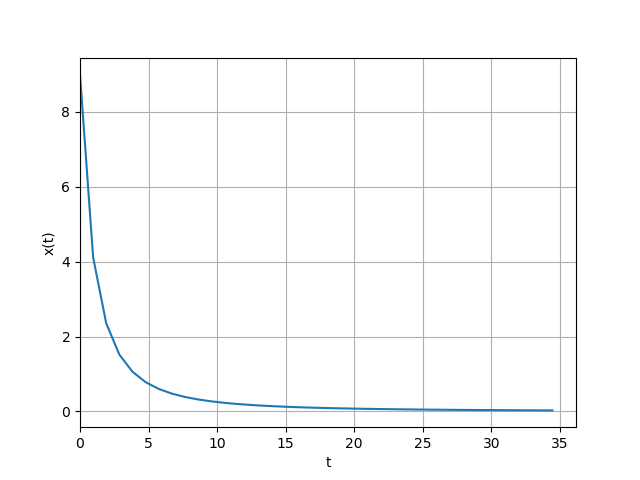

The Python source for this figure:
#!/usr/bin/env python3
# -*- coding: utf-8 -*-
import random
import multiprocessing as mp
import matplotlib.pyplot as plt


class Model(object):
    """ A class that represets a process model
    """

    def __init__(self, functional_law, delta_t_min, delta_t_max,
                 delta_t=None, **kwargs):
        """
        :param functional_law: A function that describes how a model
            behaves in time
        :type functional_law: func
        :param delta_t_min: lower bound for randomly generating delta_t
        :type delta_t_min: float
        :param delta_t_max: upper bound for randomly generating delta_t
        :type delta_t_max: float
        :param delta_t: explicit delta_t value. Overrides generated one.
        :type delta_t: float
        """
        # The functional law itself
        self.functional_law = functional_law
        # Variables neccessary for the functional_law to be computed
        self.functional_law_vars = kwargs
        # Time step
        self.delta_t = random.uniform(delta_t_min, delta_t_max)
        # If delta_t is explicitly passed, override it
        if delta_t:
            self.delta_t = delta_t

    def run(self, t):
        """
        Run the model at time point "T"

        :param t: time point value
        :type t: float

        :return: time point t and the value of a system in time point t
        :rtype: tuple
        """
        return t, self.functional_law(**self.functional_law_vars, t=t)

    def run_for(self, time):
        """
        A generator function that runs a model for a given duration `time`

        :param time: time duration how long a model should be run
        :type time: float
        """
        t = 0
        while t < time:
            yield self.run(t)
            t += self.delta_t


def split_list_of_points(lofp):
    """ Splits a list of points of form [(x1, y1), (x2, y2), (x3, y3), ...]
    into [x1, x2, x3, ...], [y1, y2, y3, ...]
    """
    lx, ly = zip(*lofp)
    return lx, ly


def print_table(t, colh1='x', colh2='y'):
    # Accomodate for two values and a separator
    print('{:->33}'.format(''))
    print('{:>15} | {:>15}'.format(colh1, colh2))
    print('{:->33}'.format(''))
    for x, y in t:
        print('{:+15.4f} | {:+15.4f}'.format(x, y))
    print('{:->33}'.format(''))


def plot_func(x, y, xlabel='x', ylabel='f(x)'):
    fig = plt.figure(1)

    ax = fig.add_subplot(111)
    ax.plot(x, y)
    ax.set_xlabel(xlabel)
    ax.set_ylabel(ylabel)
    ax.set_xlim(0.0, None)
    plt.grid()
    plt.show()
    return


def main():
    # Описуємо функцію, задану в завданні за варіантом
    def f(t, V_1, V_2, v, m): return (V_1 * (v-V_2)) / (m+t)**2

    # Read the time duration
    t = float(input('Введіть бажану тривалість роботи системи t: '))

    inp = input('Використати параметри за замовчуванням?\n'
                '[1] Так.\n[Інший символ] Ні.\n'
                'Вибір: ')
    usedef = True if inp == '1' else False

    if usedef:
        V_1, V_2, v, m = 12, 1, 4, 2
    else:
        # Read the needed parameters from stdin
        V_1 = float(input('Введіть значення V_1: '))
        V_2 = float(input('Введіть значення V_2: '))
        v = float(input('Введіть значення v: '))
        m = float(input('Введіть значення m: '))

    # Завдання 1: моделювання системи
    print('\n# Завдання 1: моделювання системи')

    # Створюємо об'єкт-систему з параметрами, від яких залежить функція
    # Ці параметри (дельта t та змінні, від яких залежить функція) описані
    # у завданні
    model = Model(f, 0, 1, V_1=V_1, V_2=V_2, v=v, m=m)

    # Запускаємо модель на час t і будуємо таблицю результатів симуляції
    # за отриманими даними
    simulation_table = [x for x in model.run_for(time=t)]

    # Виводимо створену таблицю
    print_table(simulation_table)

    # Розбиваємо таблицю на окремі кортежі: координати x і y відповідно.
    # Це потрібно для побудови графіка траекторії процесу
    x, y = split_list_of_points(simulation_table)

    # Завдання 2: побудувати графік траекторії процесу
    print('\n# Завдання 2: побудова графіку траекторії процесу'
          '\n(Виконується у фоновому режимі)')

    # Створюємо окремий процес для побудови графіка траекторії процесу,
    # що імітується
    p = mp.Process(
        target=plot_func,
        args=(x, y),
        # Задаємо підписи для осей OX, OY відповідно
        kwargs={
            'xlabel': 't',
            'ylabel': 'x(t)'
        }
    )
    # Запускаємо створений процес --- будуємого графік траекторії процесу
    p.start()


if __name__ == '__main__':
    main()
